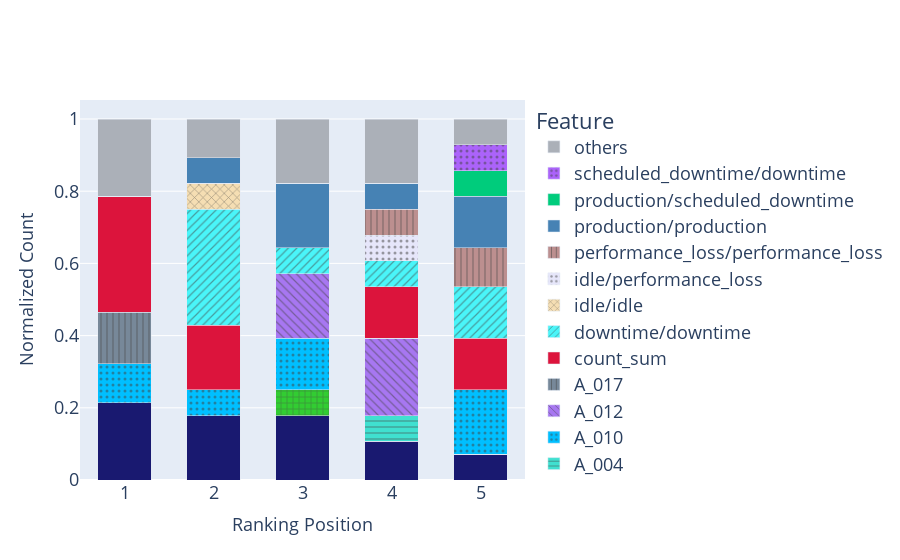

Write notebook code for a chart like this one.
### Code cell
acme_rank_counting = acme_rankings.apply(pd.Series.value_counts).fillna(0).astype(int)
acme_rank_counting = acme_rank_counting / acme_rank_counting.sum()

acme_stacked_barplot_fig = feature_importance_distribution_barplot(acme_rank_counting, n_positions = 5, threshold=0.05, color_pattern_dict =feature_colors )
acme_stacked_barplot_fig.show()

### Figure 1 — Plotly figure (JSON) as saved in the notebook; plotly's stock layout.template omitted (floating-point values rounded to 4 significant figures)
{"data": [{"marker": {"color": "midnightblue", "pattern": {"shape": "", "size": 6}}, "name": "#changes", "showlegend": true, "type": "bar", "width": 0.6, "x": [1, 2, 3, 4, 5], "y": [0.2143, 0.1786, 0.1786, 0.1071, 0.07143]}, {"marker": {"color": "limegreen", "pattern": {"shape": "+", "size": 6}}, "name": "%idle", "showlegend": true, "type": "bar", "width": 0.6, "x": [1, 2, 3, 4, 5], "y": [0, 0, 0.07143, 0, 0]}, {"marker": {"color": "turquoise", "pattern": {"shape": "-", "size": 6}}, "name": "A_004", "showlegend": true, "type": "bar", "width": 0.6, "x": [1, 2, 3, 4, 5], "y": [0, 0, 0, 0.07143, 0]}, {"marker": {"color": "deepskyblue", "pattern": {"shape": ".", "size": 6}}, "name": "A_010", "showlegend": true, "type": "bar", "width": 0.6, "x": [1, 2, 3, 4, 5], "y": [0.1071, 0.07143, 0.1429, 0, 0.1786]}, {"marker": {"color": "#a777f1", "pattern": {"shape": "\\", "size": 6}}, "name": "A_012", "showlegend": true, "type": "bar", "width": 0.6, "x": [1, 2, 3, 4, 5], "y": [0, 0, 0.1786, 0.2143, 0]}, {"marker": {"color": "lightslategray", "pattern": {"shape": "|", "size": 6}}, "name": "A_017", "showlegend": true, "type": "bar", "width": 0.6, "x": [1, 2, 3, 4, 5], "y": [0.1429, 0, 0, 0, 0]}, {"marker": {"color": "crimson", "pattern": {"shape": "", "size": 6}}, "name": "count_sum", "showlegend": true, "type": "bar", "width": 0.6, "x": [1, 2, 3, 4, 5], "y": [0.3214, 0.1786, 0, 0.1429, 0.1429]}, {"marker": {"color": "#4af5f9", "pattern": {"shape": "/", "size": 6}}, "name": "downtime/downtime", "showlegend": true, "type": "bar", "width": 0.6, "x": [1, 2, 3, 4, 5], "y": [0, 0.3214, 0.07143, 0.07143, 0.1429]}, {"marker": {"color": "wheat", "pattern": {"shape": "x", "size": 6}}, "name": "idle/idle", "showlegend": true, "type": "bar", "width": 0.6, "x": [1, 2, 3, 4, 5], "y": [0, 0.07143, 0, 0, 0]}, {"marker": {"color": "lavender", "pattern": {"shape": ".", "size": 6}}, "name": "idle/performance_loss", "showlegend": true, "type": "bar", "width": 0.6, "x": [1, 2, 3, 4, 5], "y": [0, 0, 0, 0.07143, 0]}, {"marker": {"color": "rosyBrown", "pattern": {"shape": "|", "size": 6}}, "name": "performance_loss/performance_loss", "showlegend": true, "type": "bar", "width": 0.6, "x": [1, 2, 3, 4, 5], "y": [0, 0, 0, 0.07143, 0.1071]}, {"marker": {"color": "steelBlue", "pattern": {"shape": "", "size": 6}}, "name": "production/production", "showlegend": true, "type": "bar", "width": 0.6, "x": [1, 2, 3, 4, 5], "y": [0, 0.07143, 0.1786, 0.07143, 0.1429]}, {"marker": {"color": "#00cc7c", "pattern": {"shape": "", "size": 6}}, "name": "production/scheduled_downtime", "showlegend": true, "type": "bar", "width": 0.6, "x": [1, 2, 3, 4, 5], "y": [0, 0, 0, 0, 0.07143]}, {"marker": {"color": "#ab63fa", "pattern": {"shape": ".", "size": 6}}, "name": "scheduled_downtime/downtime", "showlegend": true, "type": "bar", "width": 0.6, "x": [1, 2, 3, 4, 5], "y": [0, 0, 0, 0, 0.07143]}, {"marker": {"color": "#abb0b8"}, "name": "others", "showlegend": true, "type": "bar", "width": 0.6, "x": [1, 2, 3, 4, 5], "y": [0.2143, 0.1071, 0.1786, 0.1786, 0.07143]}], "layout": {"bargap": 0.1, "barmode": "stack", "legend": {"entrywidth": 0.5, "font": {"size": 18}, "title": {"text": "Feature"}}, "title": {}, "xaxis": {"tickfont": {"size": 18}, "tickmode": "array", "tickvals": [1, 2, 3, 4, 5], "title": {"font": {"size": 18}, "text": "Ranking Position"}}, "yaxis": {"tickfont": {"size": 18}, "title": {"font": {"size": 18}, "text": "Normalized Count"}}}}
